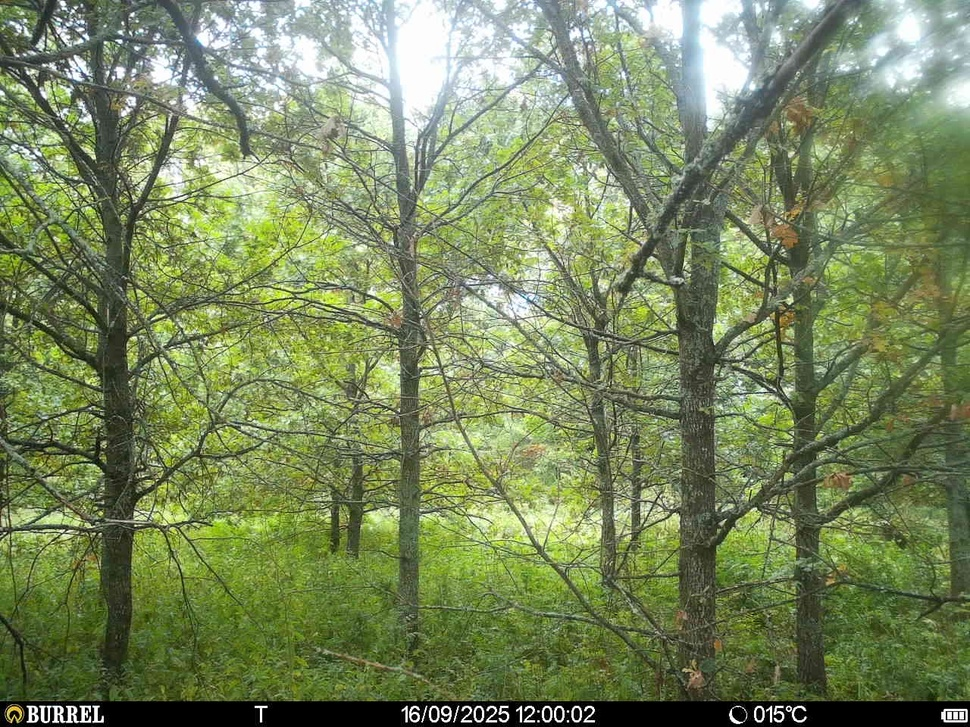
#> input picture data/camera_pictures/Toukola/866760056243167_2025-09-16_09-00-25.jpg, 970 x 727 px, shrunk from 1280 x 960 before the run, found by its file name; its folder holds only this picture in this run
$ python extract_temp.py
#> lines starting #> are read from the running program, lines starting #| are printed output that depends on the picture; after the words box and inside, x2 and y2 are one past the last pixel; in counts of white or black regions, pixels touching at a corner belong together
#> further down, pil_img is the input picture: PIL image 970x727 RGB; mean R, G, B 120.5, 135.3, 93.1
# -*- coding: utf-8 -*-
"""
Created on Wed Jun  4 10:26:11 2025

@author: kirsi

Purpose of the script is to extract the temperature information from the image. This script now works relatively well,
put it struggles with separating 1 and 7 --> values like 17, 21, 27 are unreliable.

Issue example: 1.4. 013 read as 139, 21 degrees read usually as 27 or 179.

Handles negative values moderately, some -1 degrees shown as -07 or -017


In the end some plotting & saving the results as CSV.

"""
from PIL import Image
import pytesseract
import os
import cv2
import re
import numpy as np
import pandas as pd
import datetime as datetime
import matplotlib.pyplot as plt

#tesseract OCR needs to be separately downloaded online
#from here https://github.com/UB-Mannheim/tesseract/wiki
pytesseract.pytesseract.tesseract_cmd = 'C:\\Users\\kirsi\\AppData\\Local\\Programs\\Tesseract-OCR\\tesseract.exe'

# [5 lines of commented-out code are left out]
cam = 'Toukola'
# [4 lines of commented-out code are left out]
folder = 'C:\\Users\\kirsi\\Documents\\AmandaPHD\\Toukola\\' + cam


#function to enhance the data so that it reads the temperature from cropped area,
def preprocess_for_ocr(pil_image):

    # Crop only the small area where the temperature appears
    width, height = pil_image.size
#> width = 970; height = 727
    crop_box = (width * 0.7687, height * 0.969, width * 0.88, height)
#> crop_box = (745.6, 704.5, 853.6, 727)
    temp_region = pil_image.crop(crop_box)
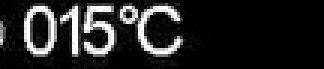
#> temp_region: PIL image 108x23 RGB (shown 3 times larger); mean R, G, B 36.1, 36.1, 36.1

    # Convert to grayscale (no enhancement yet)
    gray = temp_region.convert('L')

    # Convert to NumPy and invert (white-on-black to black-on-white)
    img_cv = np.array(gray)
    inverted = cv2.bitwise_not(img_cv)
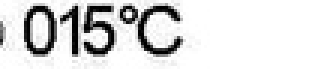
#> inverted: shape (23, 108) (shown 3 times larger); min 0, max 255, mean 218.9

    # Apply standard binary thresholding
    _, thresh = cv2.threshold(inverted, 140, 255, cv2.THRESH_BINARY)
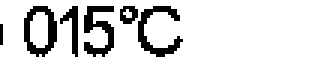
#> thresh: shape (23, 108) (shown 3 times larger); 86.3% white; black in thin lines or dots, all inside (x1, y1, x2, y2) = (0, 2, 61, 19)

    return Image.fromarray(thresh)

# extracts the values, set which characters are considered and added to output strings
def extract_temperature(text):
    # Allow digits, C, and minus sign
    clean_text = re.sub(r'[^0-9C\-]', '', text.upper())

    # Look for optional '-' sign followed by 1-3 digits and 'C'
    match = re.search(r'(-?\d{1,3})C', clean_text)
    if match:
        value_str = match.group(1)

        # zero-pad positive values to 3 digits, keep negative as is
        if value_str.startswith('-'):
            value = int(value_str)  # convert to int including minus
            value_str_padded = value_str  # keep as is for display

        else:
            value = int(value_str)
            value_str_padded = value_str.zfill(3)

        return f"{value_str_padded}°C", value

    else:
        return "NA", None

output_data = []

for idx, filename in enumerate(sorted(os.listdir(folder))):
    if filename.lower().endswith('.jpg'):
        path = os.path.join(folder, filename)
        with Image.open(path) as pil_img:
            processed_img = preprocess_for_ocr(pil_img.copy())

        processed_img = preprocess_for_ocr(pil_img)

        config = r'--oem 3 --psm 7 -c tessedit_char_whitelist=0123456789°C-'
#> (the run stopped early here; a loop or call above may not have finished)
